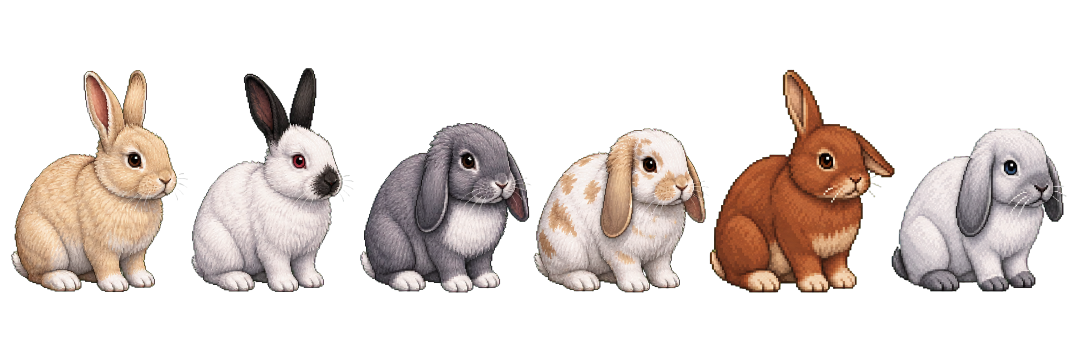
#> input picture Assets/six-rabbits-transparent.png, 2172 x 724 px (shown at 1/2 size)
$ python assemble_action_atlas.py ../Assets/six-rabbits-transparent.png out.png
#> lines starting #> are read from the running program, lines starting #| are printed output that depends on the picture
#> in main, source is the input picture: PIL image 2172x724 RGBA; mean R, G, B, A 55.6, 47.5, 43.7, 81.3
#!/usr/bin/env python3
"""Normalize a generated 6x7 transparent rabbit atlas into fixed runtime cells."""

import argparse
from collections import deque
from pathlib import Path

from PIL import Image


def components(image: Image.Image):
    alpha = image.getchannel("A")
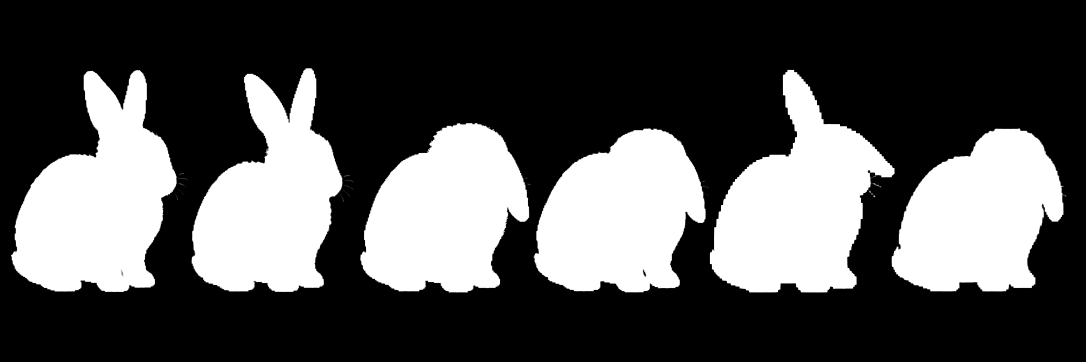
#> alpha: PIL image 2172x724 L (shown at 1/2 size); min 0, max 255, mean 81.3
    pixels = alpha.load()
    width, height = image.size
#> width = 2172; height = 724
    seen = set()
    found = []
    for y in range(height):
        for x in range(width):
            if pixels[x, y] < 24 or (x, y) in seen:
                continue
            queue = [(x, y)]
            seen.add((x, y))
            points = []
            while queue:
                px, py = queue.pop()
                points.append((px, py))
                for nx, ny in ((px - 1, py), (px + 1, py), (px, py - 1), (px, py + 1)):
                    if 0 <= nx < width and 0 <= ny < height and pixels[nx, ny] >= 24 and (nx, ny) not in seen:
                        seen.add((nx, ny))
                        queue.append((nx, ny))
            if len(points) > 2_000:
                found.append((
                    len(points),
                    (min(p[0] for p in points), min(p[1] for p in points),
                     max(p[0] for p in points) + 1, max(p[1] for p in points) + 1),
                ))
    return sorted(found, reverse=True)[:42]


def cluster_rows(found):
    centers = sorted((box[1] + box[3]) / 2 for _, box in found)
#> centers = [360, 362, 362, 415.5, 419.5, 420.5]
    seeds = [centers[min(len(centers) - 1, row * 7 + 3)] for row in range(6)]
    for _ in range(20):
        rows = [[] for _ in range(6)]
        for item in found:
            box = item[1]
            center = (box[1] + box[3]) / 2
            row = min(range(6), key=lambda i: abs(center - seeds[i]))
            rows[row].append(item)
        if all(len(row) == 7 for row in rows):
            return rows
        for index, row in enumerate(rows):
            if row:
                seeds[index] = sum((b[1] + b[3]) / 2 for _, b in row) / len(row)
#> (the run stopped early here; a loop or call above may not have finished)
